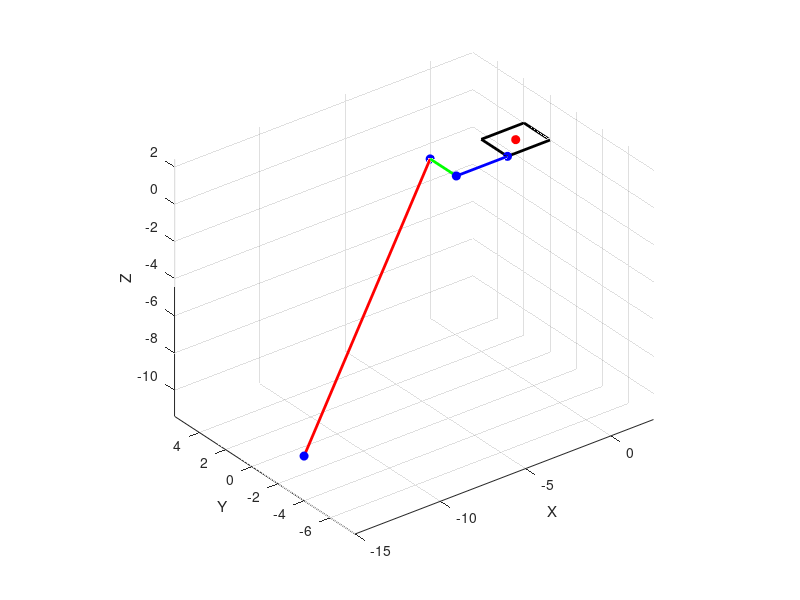

This chart was generated by the following MATLAB code:
% Define the dimensions of the base and the links
L1 = 2.5; % Length of base in X-direction
L4 = 2; % Length of base in Y-direction
L = 3;  % Length of the first link
L2 = 2; % Length of the second link
L3 = 1.5; % Length of the third link
P1 = [L1/2, L4/2, 0]; % Point P1 (center of the rectangle)

% Define the initial joint positions
base_points = [
    0, 0, 0;      % Bottom-left corner
    L1, 0, 0;     % Bottom-right corner
    L1, L4, 0;     % Top-right corner
    0, L4, 0;     % Top-left corner
];

% Link L is placed next to the left side of the rectangle
link_L_start = base_points(1, :);
link_L_end = link_L_start + [-3, 0, 0]; % L link along the X-direction

% Link L2 connected to the other side of the L joint
link_L2_start = link_L_end;
link_L2_end = link_L2_start + [0, L2, 0]; % L2 along the Y-direction

% Link L3 connected to the other joint of L2
link_L3_start = link_L2_end;
link_L3_end = link_L3_start + [-12, -6, -9]; % L3 along the X-direction

% Plotting the base (rectangle)
figure;
hold on;
grid on;
axis equal;
xlabel('X');
ylabel('Y');
zlabel('Z');

% Plot the base as a rectangle (4 edges)
for i = 1:4
    plot3([base_points(i, 1), base_points(mod(i, 4) + 1, 1)], ...
          [base_points(i, 2), base_points(mod(i, 4) + 1, 2)], ...
          [base_points(i, 3), base_points(mod(i, 4) + 1, 3)], 'k-', 'LineWidth', 2);
end

% Plot the link L
plot3([link_L_start(1), link_L_end(1)], ...
      [link_L_start(2), link_L_end(2)], ...
      [link_L_start(3), link_L_end(3)], 'b-', 'LineWidth', 2);

% Plot the link L2
plot3([link_L2_start(1), link_L2_end(1)], ...
      [link_L2_start(2), link_L2_end(2)], ...
      [link_L2_start(3), link_L2_end(3)], 'g-', 'LineWidth', 2);

% Plot the link L3
plot3([link_L3_start(1), link_L3_end(1)], ...
      [link_L3_start(2), link_L3_end(2)], ...
      [link_L3_start(3), link_L3_end(3)], 'r-', 'LineWidth', 2);

% Plot the rotating joint A1 at P1
plot3(P1(1), P1(2), P1(3), 'ro', 'MarkerFaceColor', 'r');

% Optional: Mark joints
plot3(link_L_start(1), link_L_start(2), link_L_start(3), 'bo', 'MarkerFaceColor', 'b'); % Joint 1
plot3(link_L_end(1), link_L_end(2), link_L_end(3), 'bo', 'MarkerFaceColor', 'b'); % Joint 2
plot3(link_L2_end(1), link_L2_end(2), link_L2_end(3), 'bo', 'MarkerFaceColor', 'b'); % Joint 3
plot3(link_L3_end(1), link_L3_end(2), link_L3_end(3), 'bo', 'MarkerFaceColor', 'b'); % Joint 4

% Adjust the view
view(3);
